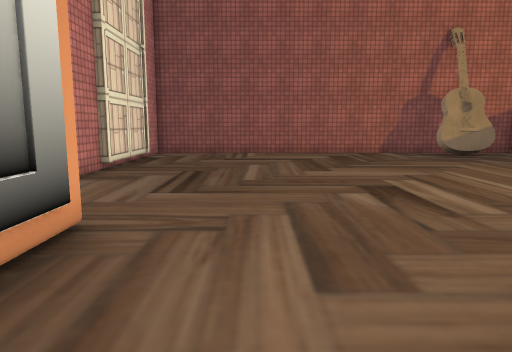
[1] (above)

18 first-person views from a walk through a 3-D level made in the Unity game engine. The camera is 1.3 m above the floor, tilts 8° down and sees 70° across. The floor is counted in squares, 1 m on a side. Each view is taken from the middle of a square. On the plan, view 1 faces up. The plan holds only what a view shows up to about 15 squares ahead; the rest is blank. Some surface patterns are stand-ins.

[2]
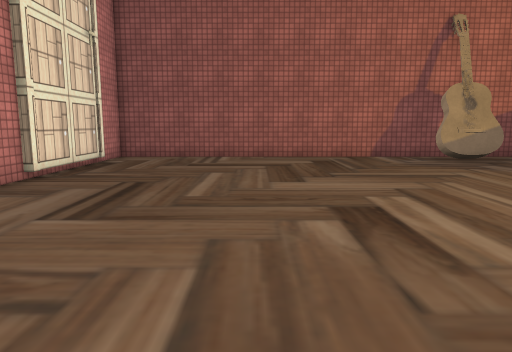

[3]
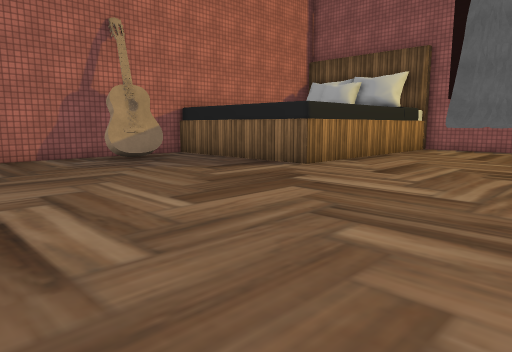

[4]
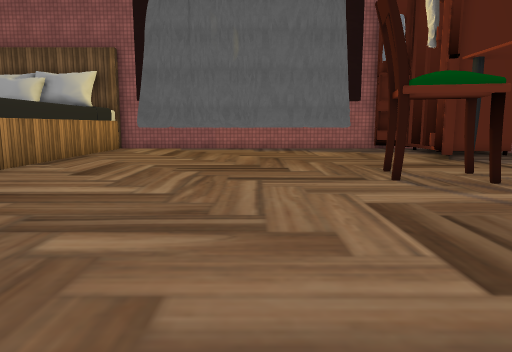

[5]
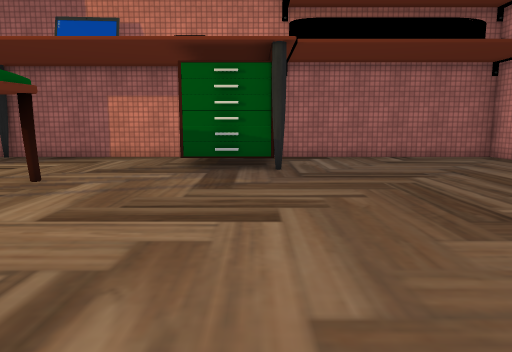

[6]
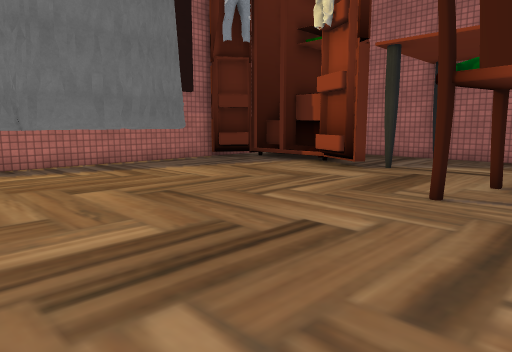

[7]
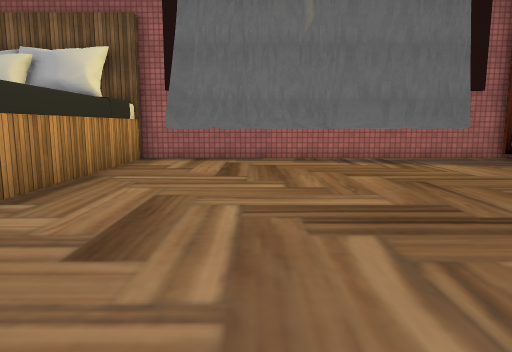

[8]
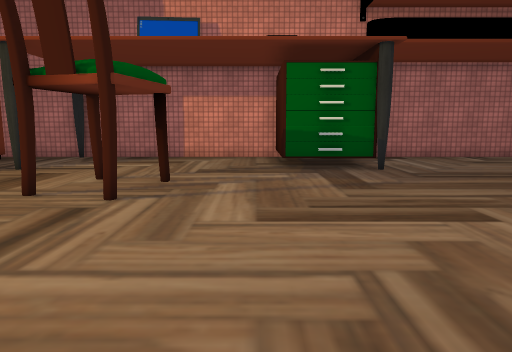

[9]
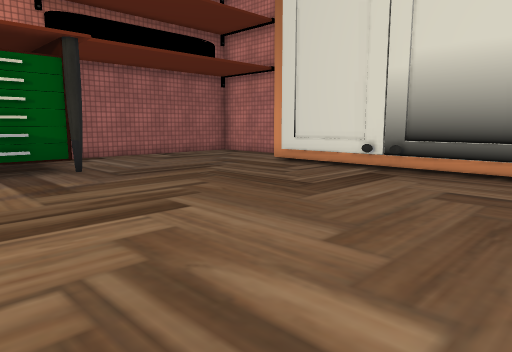

[10]
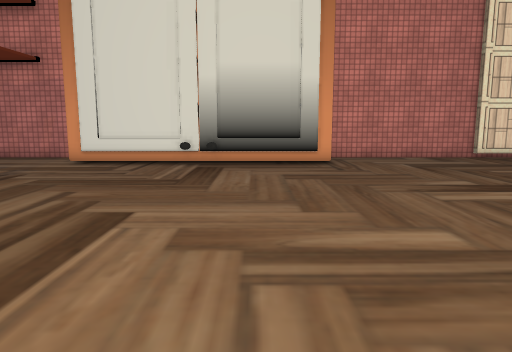

[11]
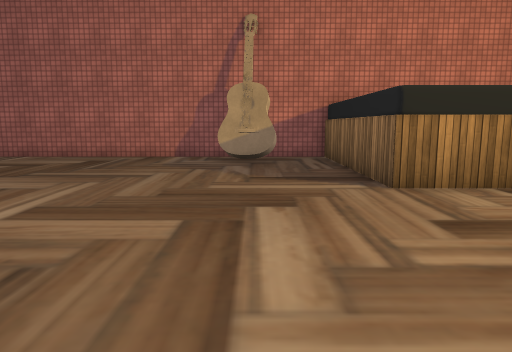

[12]
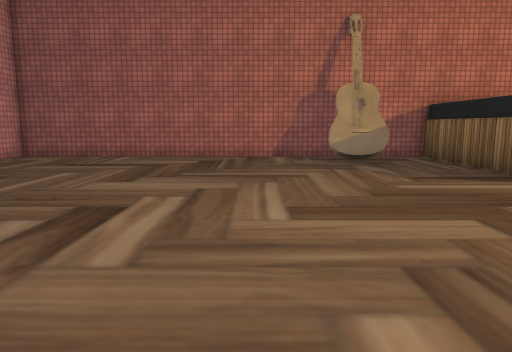

[13]
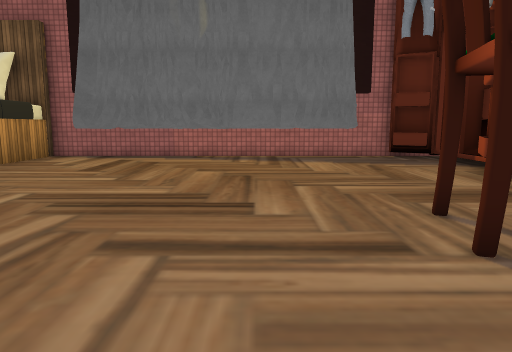

[14]
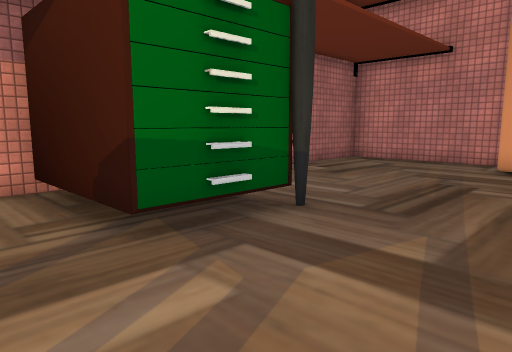

[15]
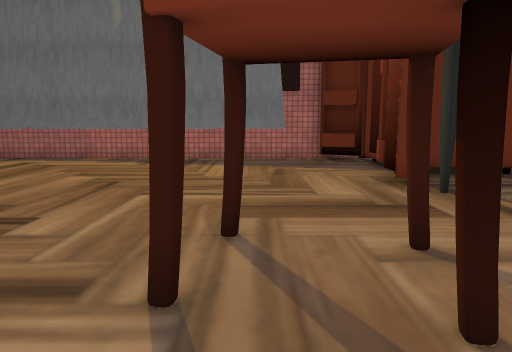

[16]
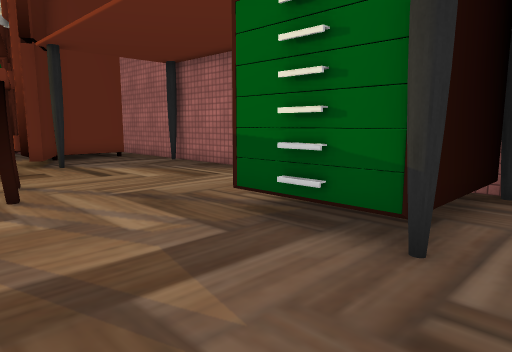

[17]
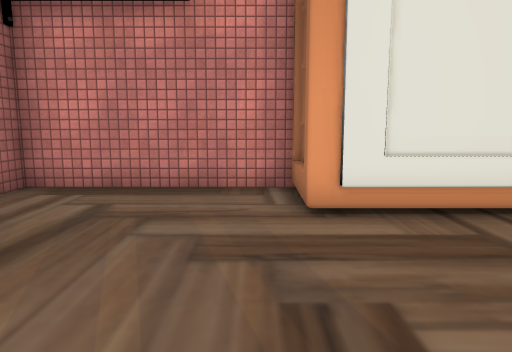

[18]
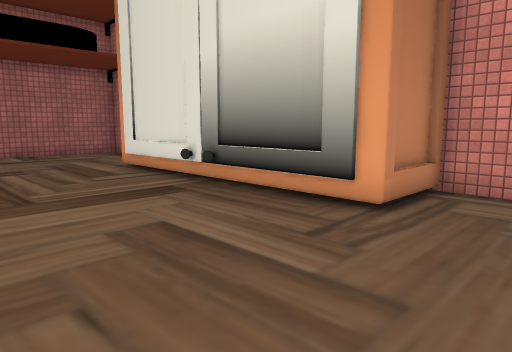

### Floor plan
Points are (right, up) in squares from view 1. A wall is a line through its corners. A room is listed if a view was taken in it or the views show most of it. See-through windows are left out.
Room 1 (views 1, 2, 3, 4, 5, 6, 7, 8, 9, 10, 11, 12, 13, 14, 15, 16, 17, 18)
walls: (6, -5.6) (7.2, -5.7) (7.2, -9.4); (4.4, -5.7) (5.5, -5.6); (4.4, -5.7) (7.2, -5.7); (-2.1, 4.5) (-2.1, -4.3); (-2, 0.6) (-2.1, 0.1) (-1.9, -0.2); (-2.1, 0.1) (-2, -0.3); (15.7, -5) (17.2, -5.7) (19.6, -5.7); (4.5, -7.6) (4.5, -6.4); (15.8, -5.1) (16.1, -4.7); (-2.1, -3.7) (-2.2, -4.3) (-4.5, -4.2); (-4.5, 4.4) (-2.8, 4.4); (6.9, -9.8) (18.2, -9.8); (21.7, 1.7) (21.8, 2.6); (-3.8, -4.1) (-4.5, -4.1) (-4.5, -9.8) (4, -9.8); (18, -6.6) (19.4, -6.7); (21.9, 3.7) (22, 4.8); (21.9, 1.9) (22, 2.5); (21.9, 5.3) (21.8, 5.9); (22.1, 2.7) (22.1, 3.2); (19.2, -6.4) (19.4, -5.8); (19.2, -6.4) (19.4, -5.9); (19.2, -6.4) (19.5, -5.8); (-4.5, 10.8) (-4.5, 4.5) (-2.2, 4.5) (-2.1, 3.9); (22, -2.9) (21.9, 8.4); (17.5, -8.9) (17.5, -6.3) (15.5, -5.3) (15.7, -5) (16.1, -4.7); (20.5, -5.7) (20.9, -5.7) (21.4, -5); (21.4, -4.5) (22.2, -4.5) (22.2, 9.4) (11.8, 9.4) (11.8, 16.9) (-4.5, 16.9) (-4.5, 15.2); (20.9, -6.2) (22, -4.4); (21, -6.1) (21, -5.4); (20.8, -6.4) (21.2, -5.5); (-4.4, 14.9) (-4.4, 10.6)
low walls: (16.1, -4.7) (17.5, -5.4); (20.8, -5.5) (21.4, -4.5)
objects: guitar (8, 15) to (10, 16); chair (10, -3); chair (11, -2) to (12, -1); chair (12, -4)

Where each view was taken, in squares from view 1:
view 1: 0 up, 0 right, facing up
view 2: 2 up, 1 right, facing up
view 3: 2 up, 2 right, facing up-right
view 4: 2 up, 2 right, facing right
view 5: 5 up, 5 right, facing down
view 6: 5 up, 10 right, facing down-right
view 7: 5 up, 8 right, facing right
view 8: 5 up, 8 right, facing down
view 9: 5 up, 8 right, facing down-left
view 10: 2 up, 10 right, facing left
view 11: 2 up, 9 right, facing up
view 12: 2 up, 5 right, facing up
view 13: 1 up, 7 right, facing right
view 14: 2 down, 9 right, facing down-left
view 15: 2 down, 8 right, facing right
view 16: 2 down, 3 right, facing down-right
view 17: 5 down, 3 right, facing left
view 18: 7 up, 3 right, facing down-left
